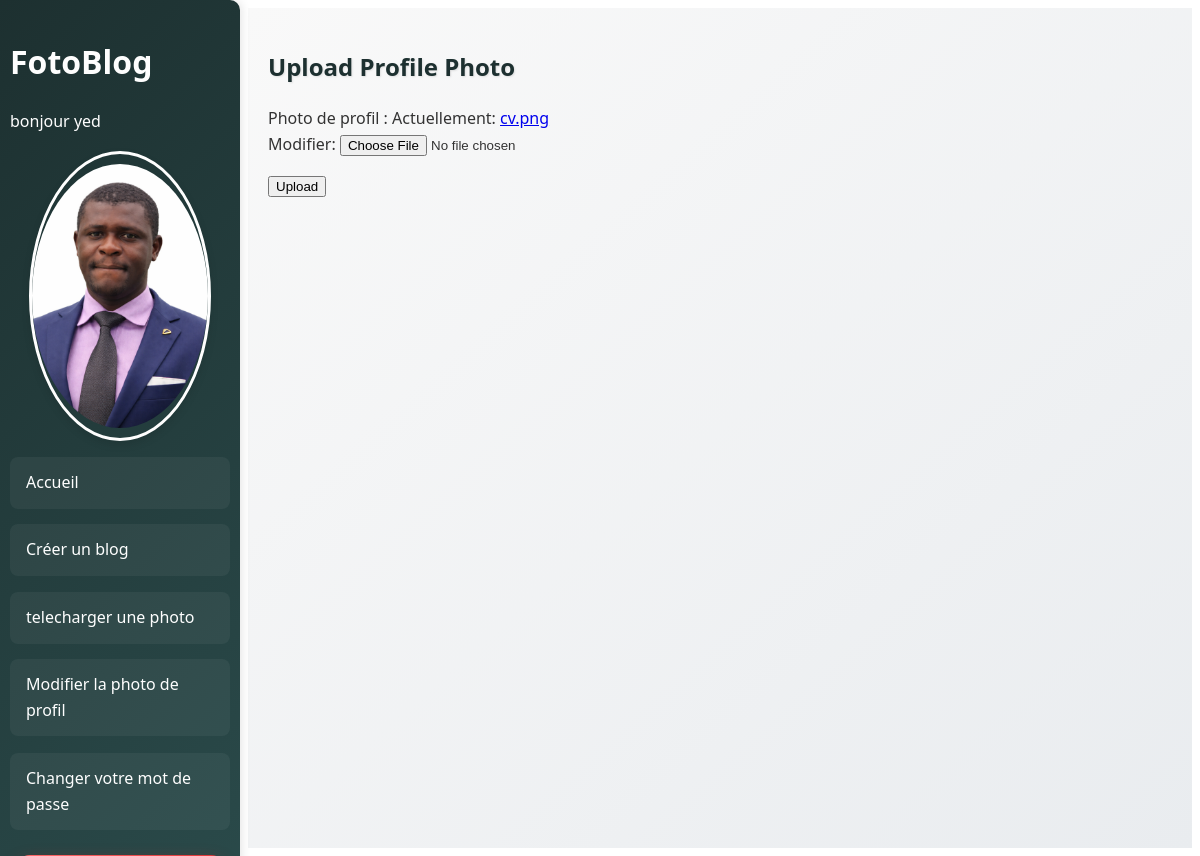
The app's page /profile-photo/ (signed in) with its own data.
### authentication/models.py (models this page shows)
class User(AbstractUser):
    CREATOR = 'CREATOR'
    SUBSCRIBER = 'SUBSCRIBER'
    ROLE_CHOICES = (
        (CREATOR,'Createur'),
        (SUBSCRIBER, 'Abonné')
    )
    profile_photo = models.ImageField(verbose_name='photo de profil')
    role = models.CharField(max_length=30, choices=ROLE_CHOICES, verbose_name='role')

### authentication/views.py (the view)
# urls.py: path('profile-photo/', views.upload_profile_photo, name='upload_profile_photo'),
def upload_profile_photo(request):
    form = UploadProfilePhotoForm(instance=request.user)
    if request.method == 'POST':
        form = UploadProfilePhotoForm(request.POST, request.FILES, instance=request.user)
        if form.is_valid():
            form.save()
            messages.success(request, 'Votre photo de profil a été mise à jour avec succès.')
            return redirect('home')
    else:
        form = UploadProfilePhotoForm(instance=request.user)
    return render(request, 'authentication/upload_profile_photo.html', {'form': form})

### authentication/forms.py
class UploadProfilePhotoForm(forms.ModelForm):
    class Meta:
        model = get_user_model()
        fields = ['profile_photo']

### authentication/templates/authentication/upload_profile_photo.html (shortened to what this page needs)
{% extends "base.html" %}
{% block content %}
    <h2>Upload Profile Photo</h2>
    <form method="post" enctype="multipart/form-data">
        {{ form.as_p }}
        <button type="submit">Upload</button>
    </form>
{% endblock %}

### templates/base.html (shortened to what this page needs)
{% load static %}
<!DOCTYPE html>
<html lang="en">
<head>
    <link rel="stylesheet" href="{% static 'css/style.css' %}">
</head>
<body>
    {% if user.is_authenticated %}
    <div class="sidebar">
    <h1>FotoBlog</h1>
        <p>bonjour  {{ request.user }}</p>
        {% if user.profile_photo %}
        <img src="{{ user.profile_photo.url }}" alt="Profile Photo" class="avatar">
        {% else %}
        <img src="{% static 'img/default_profile.png' %}" alt="" class="avatar">
        {% endif %}
        <p><a href="{% url 'home' %}">Accueil</a></p>
        <p><a href="{% url 'blog_create' %}">Créer un blog</a></p>
        <p><a href="{% url 'photo_upload'%}">telecharger une photo</a></p>
        <p><a href="{% url 'upload_profile_photo' %}">Modifier la photo de profil</a></p>
        <p><a href="{% url 'password_change' %}">Changer votre mot de passe</a></p>
    {% endif %}
    </div>
    <div class="main">
        {% block content %}
    {% endblock %}
    </div>
</body>
</html>

### static/css/style.css (style rules this page uses)
:root { --primary-color: #1d3030; --secondary-color: #2a4a4a; --accent-color: #ffffe6; --text-color: #333; --shadow: rgba(0,0,0,0.1); --highlight: #ffcc00; --error-color: #dc3545; --success-color: #28a745; --sidebar-width: 220px; --font-size-base: 16px; }
html, body { font-family: 'Segoe UI', Tahoma, Geneva, Verdana, sans-serif; scroll-behavior: smooth; line-height: 1.6; color: var(--text-color); font-size: var(--font-size-base); }
.sidebar { height: 100%; width: var(--sidebar-width); position: fixed; z-index: 1; top: 0; left: 0; background: linear-gradient(135deg, var(--primary-color), var(--secondary-color)); color: var(--accent-color); overflow-x: hidden; padding: 15px 10px; box-shadow: 2px 0 10px var(--shadow); border-radius: 0 10px 10px 0; transition: width 0.3s ease; animation: fadeIn 1s ease-in-out; }
.sidebar a { text-decoration: none; color: var(--accent-color); display: block; padding: 12px 15px; transition: all 0.3s ease; border-radius: 8px; margin-bottom: 8px; position: relative; font-weight: 500; background: rgba(255, 255, 255, 0.05); border: 1px solid transparent; cursor: pointer; will-change: transform, box-shadow; }
.sidebar a::before { content: '•'; position: absolute; left: 10px; top: 50%; transform: translateY(-50%); color: var(--highlight); font-size: 1.2em; }
.main { margin-left: calc(var(--sidebar-width) + 20px); padding: 20px; background: linear-gradient(to bottom right, #f9f9f9, #e9ecef); min-height: 100vh; position: relative; animation: fadeIn 1s ease-in-out; }
.main h1, .main h2, .main h3 { margin-bottom: 20px; color: var(--primary-color); text-shadow: 1px 1px 2px var(--shadow); font-weight: 600; }
.avatar { width: 80%; border-radius: 50%; display: block; margin: auto; padding: 10px 0; box-shadow: 0 4px 8px var(--shadow); transition: transform 0.3s ease, box-shadow 0.3s ease; border: 3px solid var(--accent-color); will-change: transform, box-shadow; }
.sidebar a { text-decoration: none; color: var(--accent-color); display: block; padding: 12px 15px; transition: all 0.3s ease; border-radius: 8px; margin-bottom: 8px; font-weight: 500; background: rgba(255, 255, 255, 0.05); border: 1px solid transparent; cursor: pointer; will-change: transform, box-shadow; }
.sidebar a::before { content: none; }
:root { --primary-color: #1d3030; --secondary-color: #2a4a4a; --accent-color: #fefefe; --highlight: #ffcc00; --error-color: #e63946; --success-color: #2a9d8f; --shadow: rgba(0,0,0,0.1); --font-size-base: 16px; }

### records on screen
User: user "yed", profile_photo (picture)
